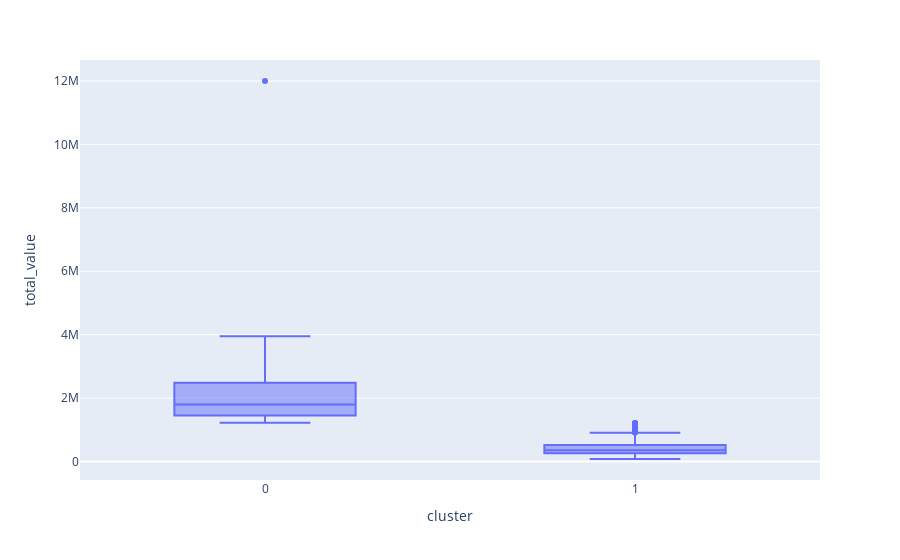
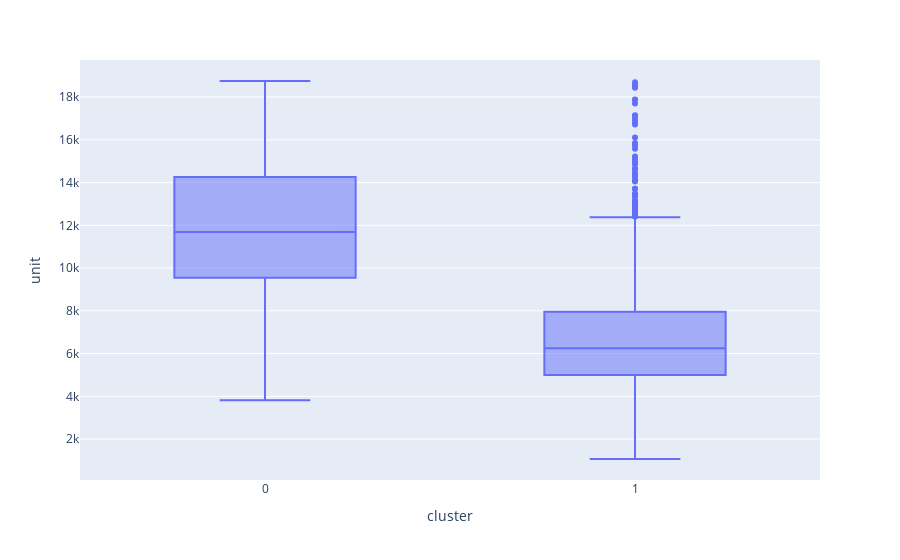
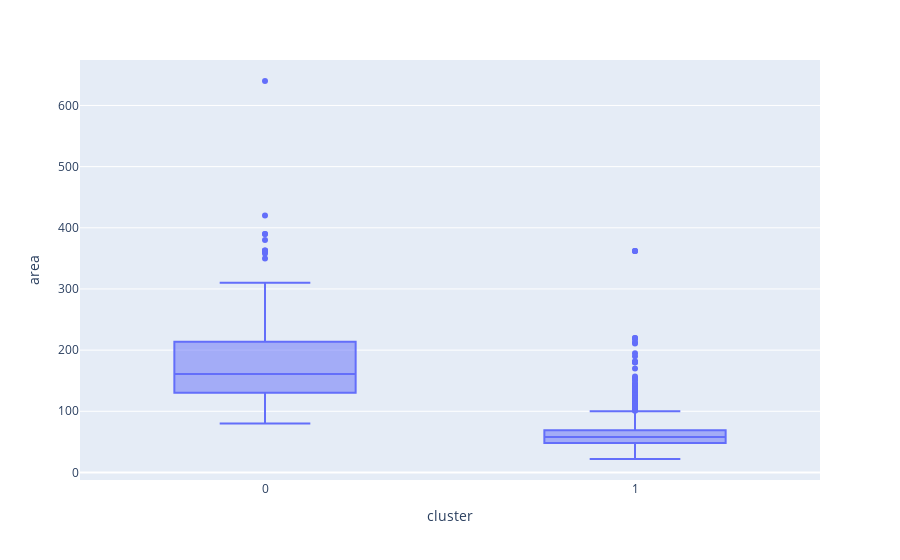
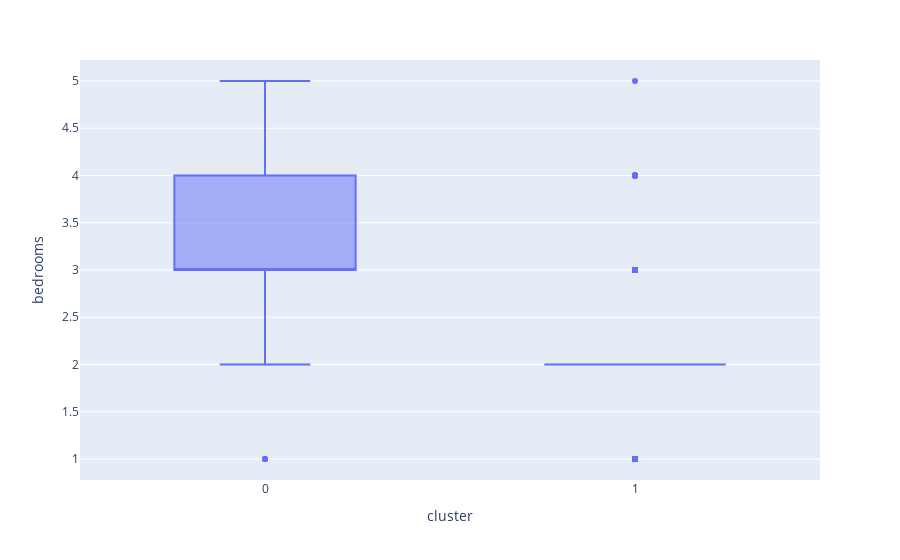

Notebook source saved alongside these figures, in order:
### Markdown cell above
As we can see, there is a significant discrepancy in the number of suites, bedrooms, usable area, unit price, life expectancy, and per capita income between the two clusters. It is evident that those in cluster zero have a significantly better quality of life compared to those living in the outskirts.

### Code cell
create_multiple_cluster_boxplots(chart_list)

### Figure 1 — Plotly figure (JSON) as saved in the notebook; plotly's stock layout.template omitted (floating-point values rounded to 4 significant figures; data arrays with more than 128 entries replaced by an {"elided": "..."} marker saying what was removed)
{"data": [{"alignmentgroup": "True", "hovertemplate": "cluster=%{x}<br>total_value=%{y}<extra></extra>", "legendgroup": "", "marker": {"color": "#636efa"}, "name": "", "notched": false, "offsetgroup": "", "orientation": "v", "showlegend": false, "type": "box", "x": {"elided": "2499 int values"}, "x0": " ", "xaxis": "x", "y": {"elided": "2499 int values"}, "y0": " ", "yaxis": "y"}], "layout": {"boxmode": "group", "legend": {"tracegroupgap": 0}, "margin": {"t": 60}, "xaxis": {"anchor": "y", "domain": [0, 1], "title": {"text": "cluster"}}, "yaxis": {"anchor": "x", "domain": [0, 1], "title": {"text": "total_value"}}}}

### Figure 2 — Plotly figure (JSON) as saved in the notebook; plotly's stock layout.template omitted (floating-point values rounded to 4 significant figures; data arrays with more than 128 entries replaced by an {"elided": "..."} marker saying what was removed)
{"data": [{"alignmentgroup": "True", "hovertemplate": "cluster=%{x}<br>unit=%{y}<extra></extra>", "legendgroup": "", "marker": {"color": "#636efa"}, "name": "", "notched": false, "offsetgroup": "", "orientation": "v", "showlegend": false, "type": "box", "x": {"elided": "2499 int values"}, "x0": " ", "xaxis": "x", "y": {"elided": "2499 float values"}, "y0": " ", "yaxis": "y"}], "layout": {"boxmode": "group", "legend": {"tracegroupgap": 0}, "margin": {"t": 60}, "xaxis": {"anchor": "y", "domain": [0, 1], "title": {"text": "cluster"}}, "yaxis": {"anchor": "x", "domain": [0, 1], "title": {"text": "unit"}}}}

### Figure 3 — Plotly figure (JSON) as saved in the notebook; plotly's stock layout.template omitted (floating-point values rounded to 4 significant figures; data arrays with more than 128 entries replaced by an {"elided": "..."} marker saying what was removed)
{"data": [{"alignmentgroup": "True", "hovertemplate": "cluster=%{x}<br>area=%{y}<extra></extra>", "legendgroup": "", "marker": {"color": "#636efa"}, "name": "", "notched": false, "offsetgroup": "", "orientation": "v", "showlegend": false, "type": "box", "x": {"elided": "2499 int values"}, "x0": " ", "xaxis": "x", "y": {"elided": "2499 int values"}, "y0": " ", "yaxis": "y"}], "layout": {"boxmode": "group", "legend": {"tracegroupgap": 0}, "margin": {"t": 60}, "xaxis": {"anchor": "y", "domain": [0, 1], "title": {"text": "cluster"}}, "yaxis": {"anchor": "x", "domain": [0, 1], "title": {"text": "area"}}}}

### Figure 4 — Plotly figure (JSON) as saved in the notebook; plotly's stock layout.template omitted (floating-point values rounded to 4 significant figures; data arrays with more than 128 entries replaced by an {"elided": "..."} marker saying what was removed)
{"data": [{"alignmentgroup": "True", "hovertemplate": "cluster=%{x}<br>bedrooms=%{y}<extra></extra>", "legendgroup": "", "marker": {"color": "#636efa"}, "name": "", "notched": false, "offsetgroup": "", "orientation": "v", "showlegend": false, "type": "box", "x": {"elided": "2499 int values"}, "x0": " ", "xaxis": "x", "y": {"elided": "2499 int values"}, "y0": " ", "yaxis": "y"}], "layout": {"boxmode": "group", "legend": {"tracegroupgap": 0}, "margin": {"t": 60}, "xaxis": {"anchor": "y", "domain": [0, 1], "title": {"text": "cluster"}}, "yaxis": {"anchor": "x", "domain": [0, 1], "title": {"text": "bedrooms"}}}}
